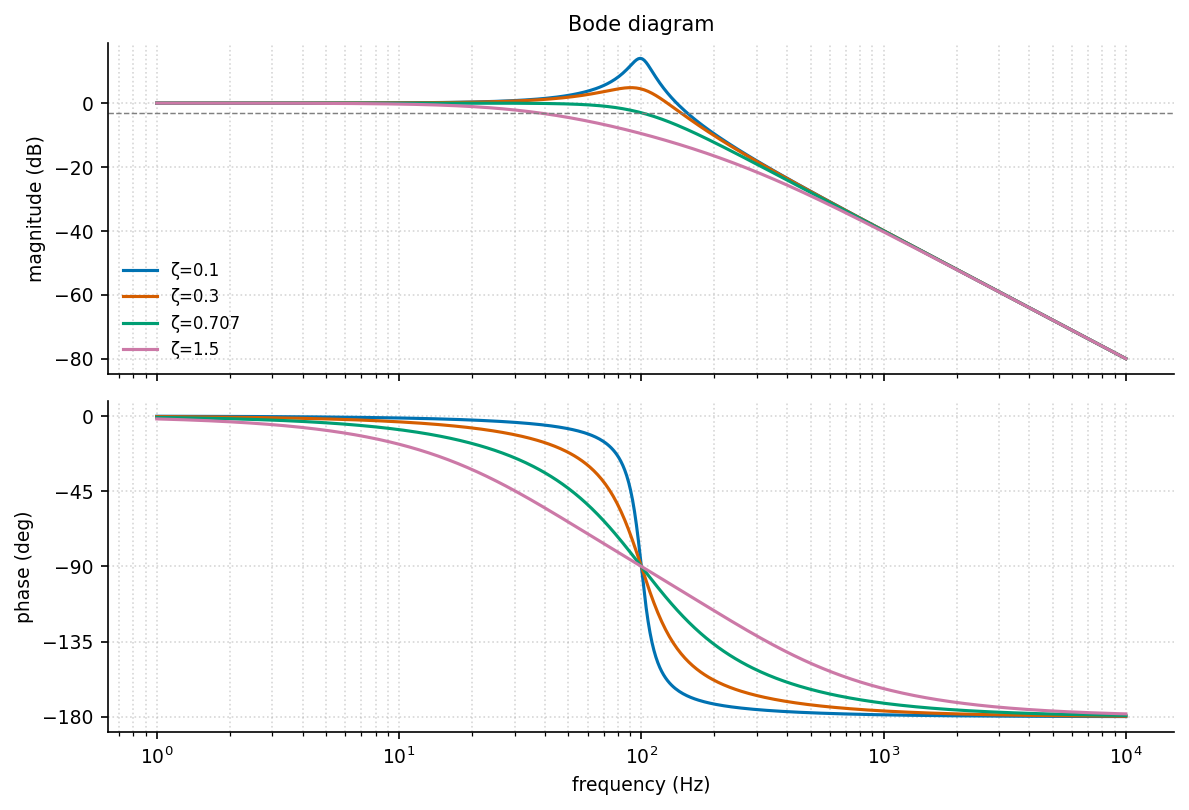

Recreate this plot in Python.
"""bode_diagram: 幅频+相频两子图."""
import sys, os; sys.path.insert(0, os.path.join(os.path.dirname(os.path.abspath(__file__)), '..', '..', '_utils', 'python'))
import numpy as np
import matplotlib.pyplot as plt
from theme import apply_theme
from palette import cycle

def make_figure(zetas=(0.1, 0.3, 0.707, 1.5), fn=100, title='Bode diagram'):
    apply_theme(fig_size=(8, 5.5))
    wn = 2*np.pi*fn
    w = np.logspace(0, 4, 500) * 2*np.pi
    fig, (ax_m, ax_p) = plt.subplots(2, 1, sharex=True)
    for i, z in enumerate(zetas):
        s = 1j*w
        H = wn**2 / (s**2 + 2*z*wn*s + wn**2)
        ax_m.semilogx(w/(2*np.pi), 20*np.log10(np.abs(H)), color=cycle(i), label=f'ζ={z}')
        ax_p.semilogx(w/(2*np.pi), np.unwrap(np.angle(H))*180/np.pi, color=cycle(i))
    ax_m.axhline(-3, color='gray', linestyle='--', linewidth=0.7)
    ax_m.set_ylabel('magnitude (dB)'); ax_m.set_title(title)
    ax_m.legend(); ax_m.grid(True, which='both', linestyle=':', alpha=0.5)
    ax_p.set_xlabel('frequency (Hz)'); ax_p.set_ylabel('phase (deg)')
    ax_p.set_yticks([0, -45, -90, -135, -180])
    ax_p.grid(True, which='both', linestyle=':', alpha=0.5)
    fig.tight_layout()
    return fig

if __name__ == '__main__':
    fig = make_figure()
    fig.savefig(__file__.replace('.py', '.png'), dpi=150)
